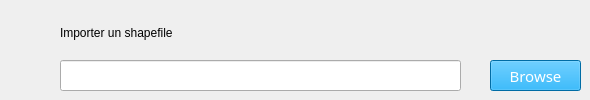
   <widget class="QWidget" name="choixZone">
    <attribute name="icon">
     <iconset theme="Actif">
      <normaloff>../../../../../../../../../Desktop/circleblue.png</normaloff>
      <normalon>../../../../../../../../../Desktop/Rond_vert.png</normalon>../../../../../../../../../Desktop/circleblue.png</iconset>
    </attribute>
    <attribute name="title">
     <string>Choix de zone</string>
    </attribute>
    <widget class="QLineEdit" name="lineEdit">
     <property name="geometry">
      <rect>
       <x>60</x>
       <y>60</y>
       <width>401</width>
       <height>31</height>
      </rect>
     </property>
    </widget>
    <widget class="QPushButton" name="browse">
     <property name="geometry">
      <rect>
       <x>490</x>
       <y>60</y>
       <width>91</width>
       <height>31</height>
      </rect>
     </property>
     <property name="maximumSize">
      <size>
       <width>16777215</width>
       <height>16777215</height>
      </size>
     </property>
     <property name="font">
      <font>
       <family>UniSansBook</family>
       <pointsize>11</pointsize>
      </font>
     </property>
     <property name="styleSheet">
      <string notr="true">background-color : rgb(0, 151, 231);
color : rgb(255, 255, 255)</string>
     </property>
     <property name="text">
      <string>Browse</string>
     </property>
     <property name="autoExclusive">
      <bool>false</bool>
     </property>
    </widget>
    <widget class="QLabel" name="label_2">
     <property name="geometry">
      <rect>
       <x>60</x>
       <y>23</y>
       <width>221</width>
       <height>20</height>
      </rect>
     </property>
     <property name="styleSheet">
      <string notr="true">color : rgb(58, 144, 235)rgb(255, 255, 255);
font: 12pt &quot;UniSansBook&quot;;</string>
     </property>
     <property name="text">
      <string>Importer un shapefile </string>
     </property>
    </widget>
   </widget>
